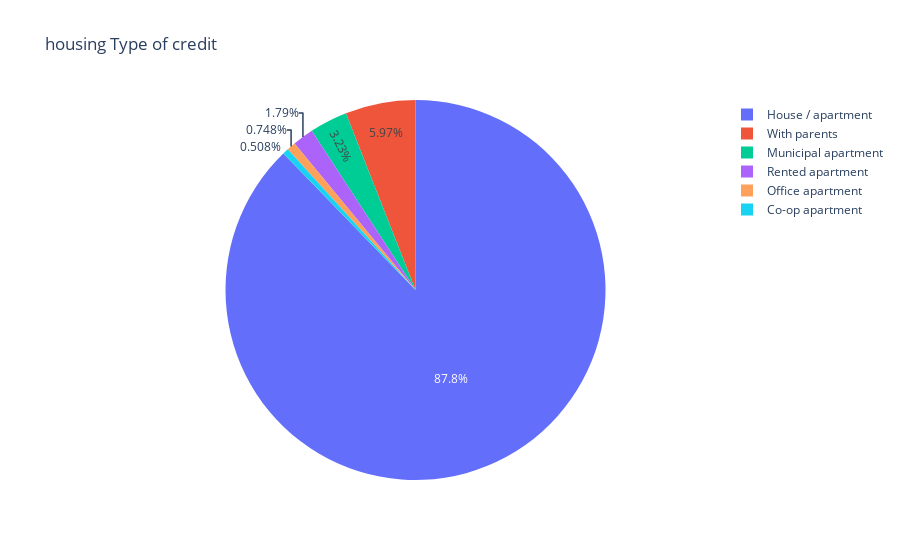

The code cell stored with this chart in its notebook:
### Code cell
house_type = df["NAME_HOUSING_TYPE"].value_counts()
labels = (np.array(house_type.index))
sizes = (np.array((house_type / house_type.sum())*100))

trace = go.Pie(labels=labels, values=sizes)
layout = go.Layout(title="housing Type of credit")
dat = [trace]
fig = go.Figure(data=dat, layout=layout)
py.iplot(fig, filename="housing Type")

### Figure 1 — Plotly figure (JSON) as saved in the notebook; plotly's stock layout.template omitted (floating-point values rounded to 4 significant figures)
{"data": [{"labels": ["House / apartment", "With parents", "Municipal apartment", "Rented apartment", "Office apartment", "Co-op apartment"], "type": "pie", "values": [87.76, 5.972, 3.226, 1.789, 0.7482, 0.5082]}], "layout": {"title": {"text": "housing Type of credit"}}}
